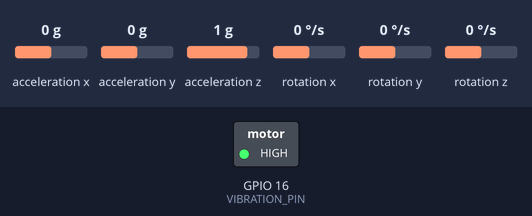
This sketch was run on a simulated ESP32. Shown: switched loads named in the sketch (green lamp = pin HIGH). Inputs (shaded band) come from the test bench; at power-on: acceleration x 0 g, acceleration y 0 g, acceleration z 1 g, rotation x 0 °/s, rotation y 0 °/s, rotation z 0 °/s. WiFi joins after 1.5 s; servers stay silent unless stated; what the sketch prints to the serial monitor is not drawn.

Above: at 1.7 s.
At 5.6 s:
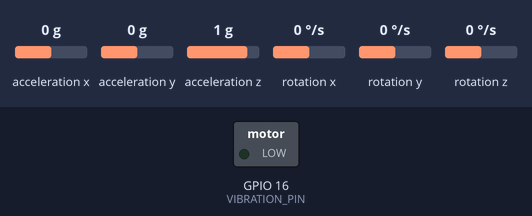
Timing chart, 0 to 7.5 s (numbered marks = the images above):
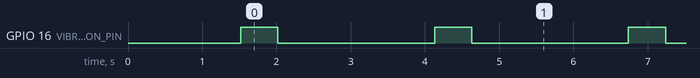

The sketch:

PosturePal.ino
```cpp
#include <WiFi.h>
#include <Firebase_ESP_Client.h>
#include <Wire.h>
#include <MPU6050.h>

// ✅ WiFi Credentials
#define WIFI_SSID "Redmi Note 11 Pro"
#define WIFI_PASSWORD "12345678"

// ✅ Firebase Config
#define FIREBASE_HOST "https://posturexpert-2e486-default-rtdb.asia-southeast1.firebasedatabase.app/"
#define FIREBASE_AUTH "Fc0Ws63mKPWYinfFAPtdU2uksJN6B81KtD2lRA1B"

FirebaseData fbdo;
FirebaseAuth auth;
FirebaseConfig config;
MPU6050 mpu1(0x68);  // First MPU6050 at address 0x68
MPU6050 mpu2(0x69);  // Second MPU6050 at address 0x69

// ✅ Vibration Motor Pin
#define VIBRATION_PIN 16

// ✅ Posture Thresholds
#define PITCH_THRESHOLD 70   // Acceptable pitch range

// 🛠 WiFi Connection
void setupWiFi() {
    Serial.print("Connecting to WiFi...");
    WiFi.begin(WIFI_SSID, WIFI_PASSWORD);

    while (WiFi.status() != WL_CONNECTED) {
        delay(500);
        Serial.print(".");
    }
    Serial.println("\n✅ Connected to WiFi!");
}

// 🛠 Firebase Initialization
void setupFirebase() {
    config.database_url = FIREBASE_HOST;
    config.signer.tokens.legacy_token = FIREBASE_AUTH;
    Firebase.begin(&config, &auth);
    Firebase.reconnectWiFi(true);
    Serial.println("✅ Connected to Firebase!");
}

// 🛠 MPU6050 Initialization
void setupMPU() {
    Wire.begin();
    pinMode(VIBRATION_PIN, OUTPUT);

    Serial.println("Initializing MPU6050 #1...");
    mpu1.initialize();
    if (!mpu1.testConnection()) {
        Serial.println("❌ Failed to connect to MPU6050 #1!");
    } else {
        Serial.println("✅ MPU6050 #1 Connected!");
    }

    Serial.println("Initializing MPU6050 #2...");
    mpu2.initialize();
    if (!mpu2.testConnection()) {
        Serial.println("❌ Failed to connect to MPU6050 #2!");
    } else {
        Serial.println("✅ MPU6050 #2 Connected!");
    }
}

// 📊 Read Sensor Data & Detect Posture
void readAndDetectPosture(float &pitch1, float &pitch2, String &status1, String &status2) {
    int16_t ax1, ay1, az1, gx1, gy1, gz1;
    int16_t ax2, ay2, az2, gx2, gy2, gz2;

    // 🚀 Read MPU6050 #1
    mpu1.getMotion6(&ax1, &ay1, &az1, &gx1, &gy1, &gz1);
    float ax1f = ax1 / 16384.0, ay1f = ay1 / 16384.0, az1f = az1 / 16384.0;
    pitch1 = atan2(ay1f, sqrt(ax1f * ax1f + az1f * az1f)) * 180.0 / PI;

    // 🚀 Read MPU6050 #2
    mpu2.getMotion6(&ax2, &ay2, &az2, &gx2, &gy2, &gz2);
    float ax2f = ax2 / 16384.0, ay2f = ay2 / 16384.0, az2f = az2 / 16384.0;
    pitch2 = atan2(ay2f, sqrt(ax2f * ax2f + az2f * az2f)) * 180.0 / PI;

    // ✅ Posture Detection
    bool badPosture1 = (abs(pitch1) < PITCH_THRESHOLD);
    bool badPosture2 = (abs(pitch2) < PITCH_THRESHOLD);

    // Define status as "Correct" or "Incorrect"
    status1 = badPosture1 ? "Incorrect" : "Correct";
    status2 = badPosture2 ? "Incorrect" : "Correct";

    // 🚨 Vibrate if bad posture detected
    if (badPosture1 || badPosture2) {
        Serial.println("❌ Bad posture detected! Vibrating...");
        digitalWrite(VIBRATION_PIN, HIGH);
        delay(500);
        digitalWrite(VIBRATION_PIN, LOW);
    } else {
        Serial.println("✅ Correct posture detected!");
    }

    // Print pitch data
    Serial.println("MPU6050 #1 -> Pitch: " + String(pitch1) + "°  Status: " + status1);
    Serial.println("MPU6050 #2 -> Pitch: " + String(pitch2) + "°  Status: " + status2);
}

// 🔥 Send Real-Time Data to Firebase
void sendRealTimeDataToFirebase(float pitch1, float pitch2, String status1, String status2) {
    if (Firebase.ready()) {
        String path = "/RealTimePostureData";  // ✅ Single path for real-time data

        // ✅ Store real-time posture data
        Firebase.RTDB.setString(&fbdo, path + "/Sensor1/Pitch", String(pitch1, 2) + "°");
        Firebase.RTDB.setString(&fbdo, path + "/Sensor1/Status", status1);

        Firebase.RTDB.setString(&fbdo, path + "/Sensor2/Pitch", String(pitch2, 2) + "°");
        Firebase.RTDB.setString(&fbdo, path + "/Sensor2/Status", status2);

        Serial.println("✅ Real-time data sent to Firebase!");
    } else {
        Serial.println("❌ Failed to connect to Firebase!");
    }
}

// 🛠 Setup Function
void setup() {
    Serial.begin(115200);
    setupWiFi();
    setupFirebase();
    setupMPU();
}

// 🚀 Main Loop
void loop() {
    float pitch1, pitch2;
    String status1, status2;

    readAndDetectPosture(pitch1, pitch2, status1, status2);
    sendRealTimeDataToFirebase(pitch1, pitch2, status1, status2);

    delay(1500);  // Update every 2 seconds
}
```

Measured:
- by itself, GPIO 16 (VIBRATION_PIN): alternates HIGH for 0.50 s and LOW for 2.1 s
